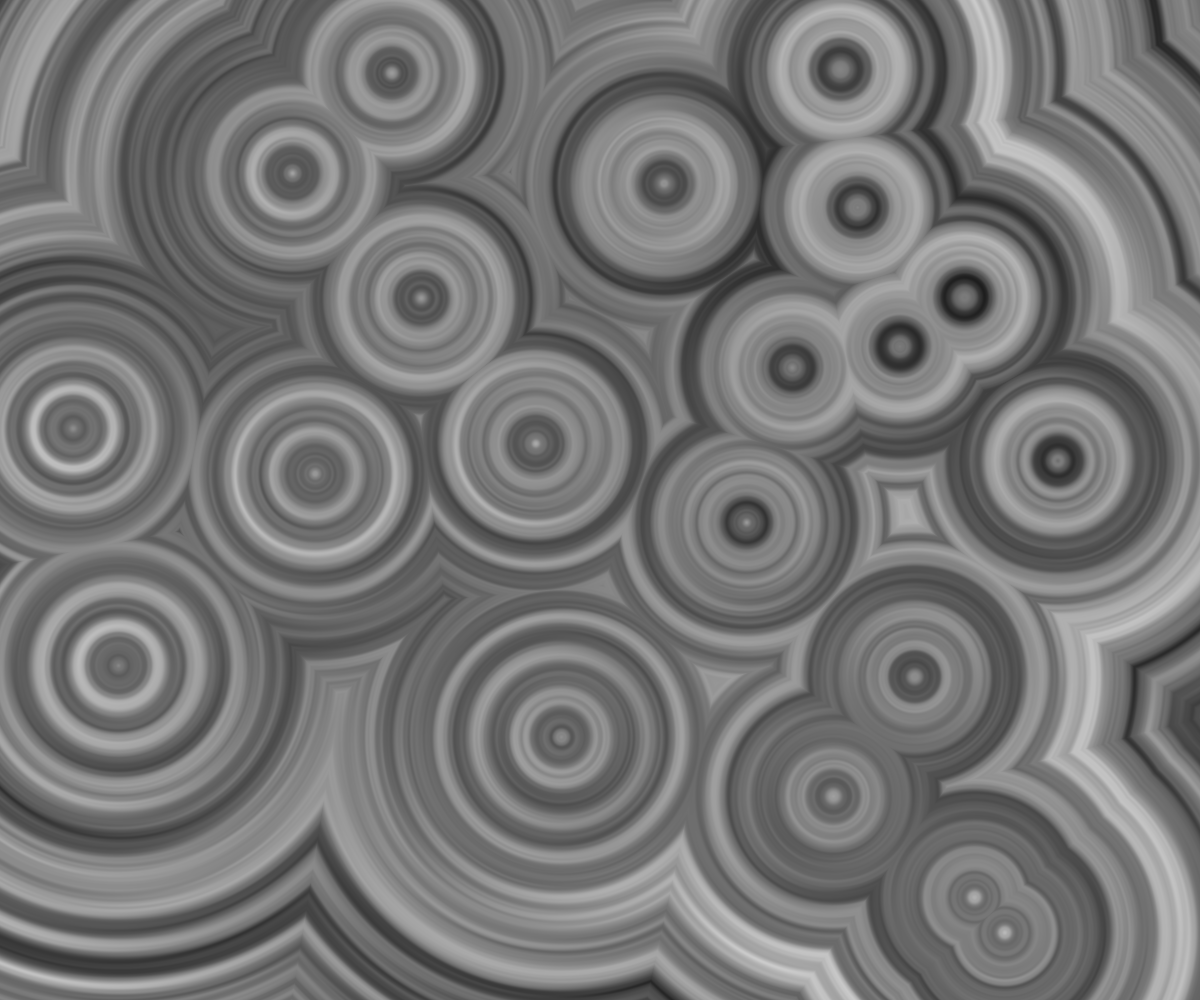
Frame 1 (no input)
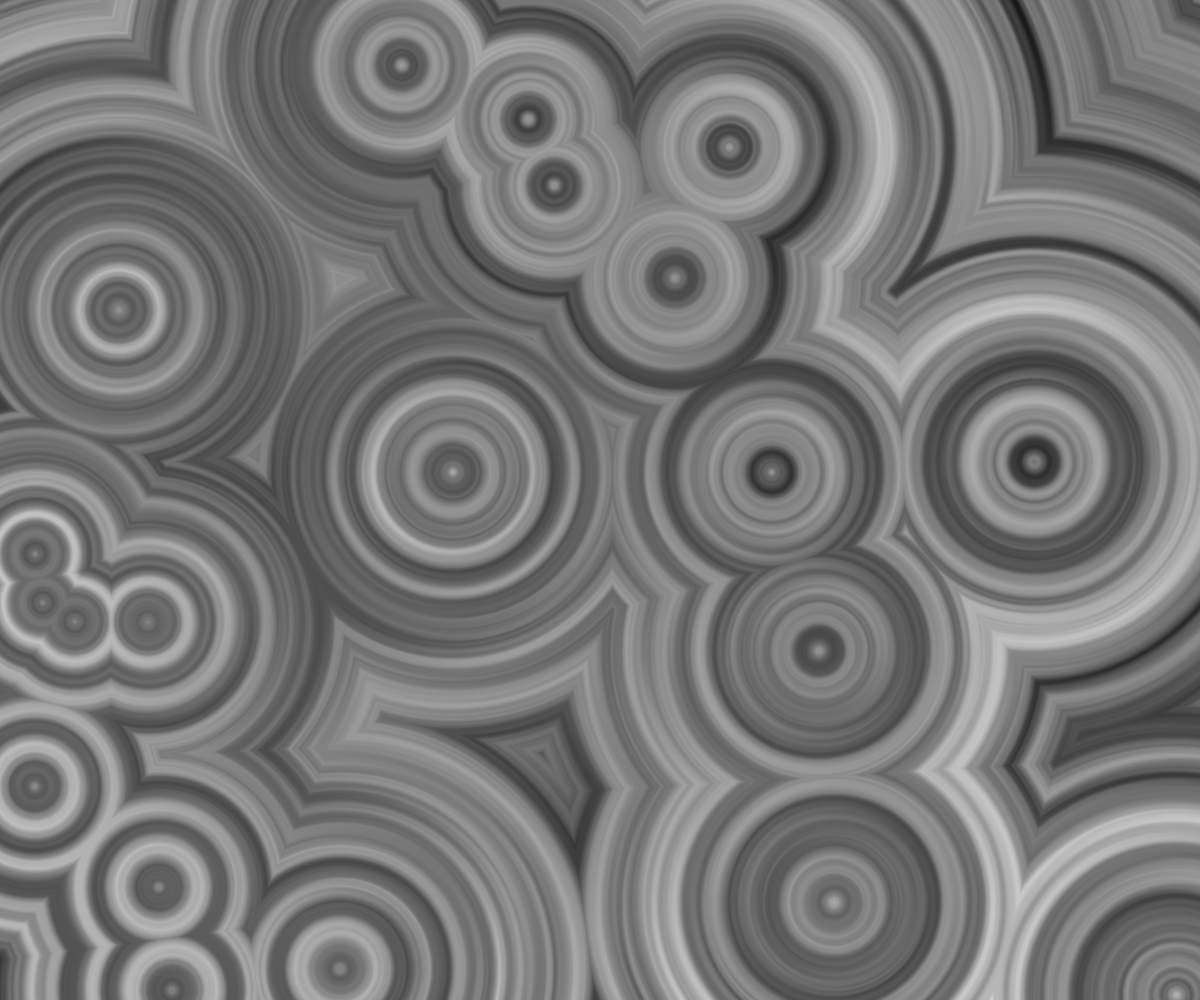
Frame 2 (the mouse pressed at the canvas centre, redrawn once)

The p5.js sketch that drew these frames (run headless with seeded random() and noise() and a simulated clock; the mouse was pressed at the canvas centre and the sketch redrawn once):

// p5.js sketch
// ── sketch.js
function setup() {
  createCanvas(windowWidth, windowHeight);
  colorMode(HSB, 360.0, 100.0, 100.0, 100.0);
  smooth();
  noLoop();
}

function draw() {

  // number of the reference points
  pointNum  = floor(20);
    
  // get random location points
  points = randomPoints(pointNum, width, height);

  // draw
  background(0.0, 0.0, 0.0, 100.0);
  drawWorley(points);

}

/**
 * randomPoints : return PVector array of random location points
 */
function randomPoints(_num, _w, _h) {

  rnds = [];
  for (let i = 0; i < _num; i++) {
    rnds.push(createVector(random(_w), random(_h)));
  }
  return rnds;

}

/**
 * drawWorley : draws using the Worley noise
 */
function drawWorley(_ps) {

  range  = max(width, height);
  let nsStep = 0.001;
  let dsMult = 50.0;
  
  noStroke();
  for (let iX = 0; iX < width; iX++) {
    for (let iY = 0; iY < height; iY++) {
      // get the distance with the nearest point
      minDist = range;
      for (let i = 0; i < _ps.length; i++) {
        distance = dist(iX, iY, _ps[i].x, _ps[i].y);
        if (minDist > distance) {
          minDist = distance;
        }
      }
      // noise(distance, x, y);
      // calculate brightness with the distance
      let nVal = noise(minDist * dsMult * nsStep, iX * nsStep, iY * nsStep);
      let pBri = nVal * 100.0;

      fill(0.0, 0.0, pBri, 100.0);
      rect(iX, iY, 1.0, 1.0);
    }
  }
}
